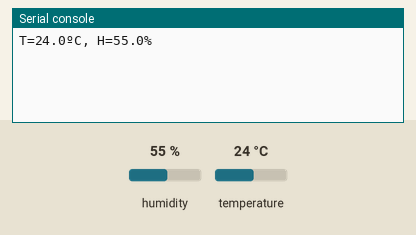
Bench run of a program on a simulated CircuitPython board. Shown: the last lines printed to the serial console. The inputs (shaded band) are chosen by the test bench; at power-on: humidity 55 %, temperature 24 °C.

Above: at 1.2 s.
1.3 s: humidity set to 22 %
At 4.2 s:
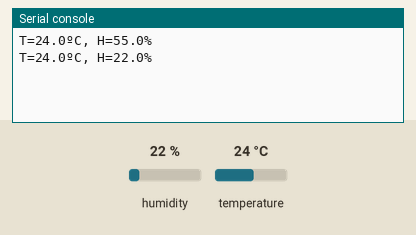
5.4 s: temperature set to 12 °C
At 7.4 s:
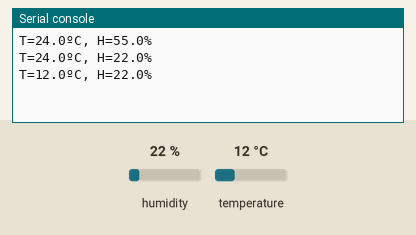
9.5 s: humidity set to 40 %
At 10.5 s:
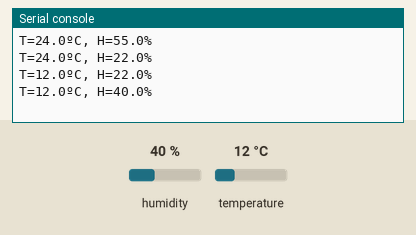
Timing chart, 0 to 12.5 s (numbered marks = the images above; inputs shaded):
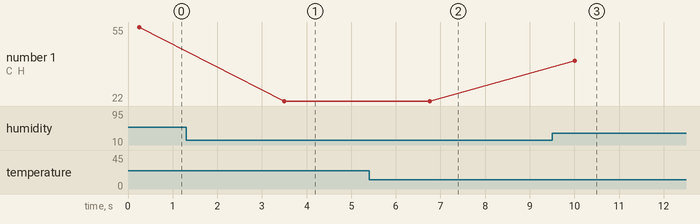

Measured:
- after the input at 1.3 s, the serial console: prints a new line after 2.2 s (image 1)
- after the input at 5.4 s, the serial console: prints a new line after 1.4 s (image 2)
- after the input at 9.5 s, the serial console: prints a new line after 0.51 s (image 3)
- plotted number 1: 55 → 22 after the input at 1.3 s, 22 → 40 after the input at 9.5 s

The program:

dht11_prog.py
```python
#Programa de para sensor de humedad y temperatura dht11
#Biblioteca usada es: pip install adafruit-circuitpython-dht
#Programacion basada en https://RandomNerdTutorials.com/raspberry-pi-dht11-dht22-python/
#Se usa la configuracion del BOARD del GPIO de RPi4 / Verifique los pines antes de conectar

import time
import board
import adafruit_dht

#Tipo de sensor
sensor = adafruit_dht.DHT11(board.D18)

while True:
        try:
                #Muestra los valores del puerto serial
                temperatura=sensor.temperature
                humedad=sensor.humidity
                #resultado='{:.2f}'.format(temperatura)
                #print (resultado)
                print ('T={0:0.1f}ºC, H={1:0.1f}%'.format(temperatura, humedad))
        except RuntimeError as error:
                print (error.args[0])
                time.sleep(2)
                continue
        time.sleep(3)
```
